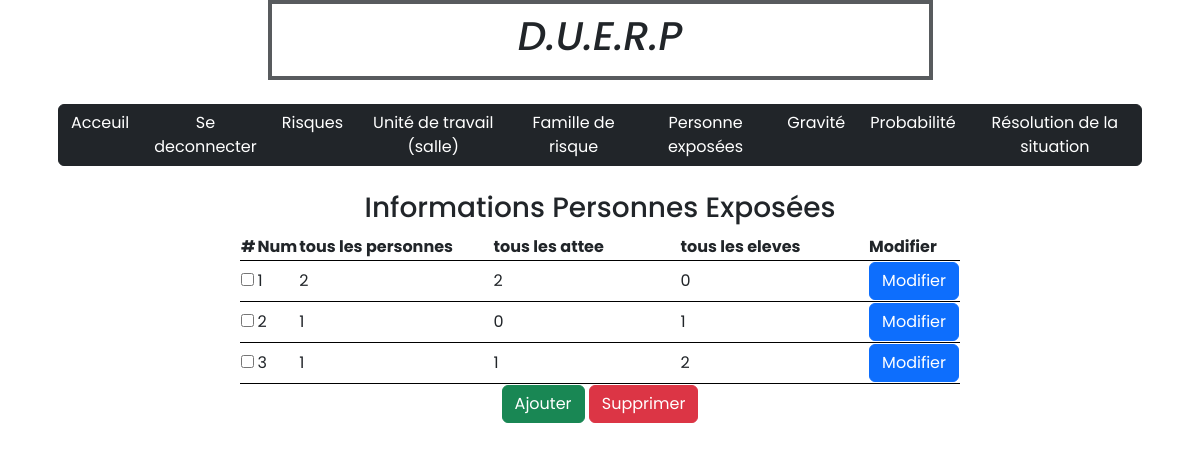
/view/vue_personne_exposees.php (signed in), run on the app's committed database.
### tables this page shows
CREATE TABLE `personne_exposees` (
  `Id_personne_exposees` int NOT NULL,
  `tous_les_personnels_EN` int DEFAULT NULL,
  `tous_les_ATTEE` int DEFAULT NULL,
  `tous_les_eleves` int DEFAULT NULL
);

### model/modele.php (called while the page is built, shortened)
<?php
function select_personne_exposees(){
	require 'connexion.php';
	$sql = "SELECT * FROM personne_exposees";
	$stmt = $bdd->prepare($sql);
	$stmt->execute();
    $personnes_exposees = $stmt->fetchAll();
    return $personnes_exposees;
}

### view/vue_personne_exposees.php (the view, shortened to what this page needs)
<!DOCTYPE html>
<html lang="en">
    <head>
        <link href="https://cdn.jsdelivr.net/npm/bootstrap@5.2.2/dist/css/bootstrap.min.css" rel="stylesheet" integrity="sha384-
        Zenh87qX5JnK2Jl0vWa8Ck2rdkQ2Bzep5IDxbcnCeuOxjzrPF/et3URy9Bv1WTRi">
        <link rel="stylesheet" href="https://cdn.jsdelivr.net/npm/bootstrap-icons@1.5.0/font/bootstrap-icons.css">
        <link rel="stylesheet" href="style.css">
    </head>
    <body style="background-color: white;">
        <div class="container">
            <div class="row justify-content-center">
                <div class="col-7 text-dark fst-italic justify-content-center align-intems-center border border-dark p-2 mb-2 border-opacity-75 border-4 d-flex">
                    <h1>D.U.E.R.P</h1>
                </div>
            </div>
            <div class="row bg-sombre text-white fw-bolder justify-content-center align-intems-center">
                <div class="row p-3 mb-2 text-white fw-bolder placeholder-glow">
                    <div class="btn-group" role="group" aria-label="Basic outlined example">
                    <?php if(!isset($_SESSION['loggedin'])) { ?>
                      <a class="btn btn-dark" href="vue_acceuil.php" role="button">Acceuil</a>
                      <a class="btn btn-dark" href="login.php" role="button">Se connecter</a>
                      <?php } elseif($_SESSION['loggedin'] == true){ ?>
                      <a class="btn btn-dark" href="vue_acceuil.php" role="button">Acceuil</a>
                      <a class="btn btn-dark" href="controleur_b.php?mode=3" role="button">Se deconnecter</a>
                      <a class="btn btn-dark" href="vue_risques.php" role="button">Risques</a>
                      <a class="btn btn-dark" href="vue_unite_de_travail.php" role="button">Unité de travail (salle)</a>
                      <a class="btn btn-dark" href="vue_famille_de_risque.php" role="button">Famille de risque</a>
                      <a class="btn btn-dark" href="vue_personne_exposees.php" role="button">Personne exposées</a>
                      <a class="btn btn-dark" href="vue_gravite.php" role="button">Gravité</a>
                      <a class="btn btn-dark" href="vue_probabilite.php" role="button">Probabilité</a>
                      <a class="btn btn-dark" href="vue_resolution_de_la_situation.php" role="button">Résolution de la situation</a>
                      <?php } ?>
                    </div>
                  </div>
              </div>
            </div>
            <form action="controleur_supp.php" method="POST">
                <table width="60%" align="center">
                    <tr>
                        <td align="center" colspan="6"><b><h3>Informations Personnes Exposées</h3></b></td>
                    </tr>
                    <tr style="border-bottom:1pt solid black;">
                        <th>#</th>
                        <th>Num</th>
                        <th width="30%">tous les personnes</th>
                        <th width="30%">tous les attee</th>
                        <th width="30%">tous les eleves</th>
                        <th width="5%">Modifier</th>
                    </tr>
                    <?php
                        include 'modele.php';
                        $personnes_exposees = select_personne_exposees();
                        $nb = count($personnes_exposees);
                        if($nb > 0)
                        {
                            $i=0;
                            while ($i<$nb)
                            {
                                $personnes=$personnes_exposees[$i];
                                $num=$personnes['Id_personne_exposees'];
                                $t_personnes=$personnes['tous_les_personnels_EN'];
                                $t_attee=$personnes['tous_les_ATTEE'];
                                $t_eleves=$personnes['tous_les_eleves'];
                                echo "<tr style='border-bottom:1pt solid black;'><td><input type='checkbox' name='personne[]' value='$num'></td>";
                                echo "<td>$num</td>";
                                echo "<td>$t_personnes</td>";
                                echo "<td>$t_attee</td>";
                                echo "<td>$t_eleves</td>";
                                echo "<td><a href='vue_personne_exposees_modif.php?action=$num'><input class='btn btn-primary' type='button' value='Modifier'></a></td>";
                                echo "</tr>";
                                $i=$i+1;
                            }
                        }
                    ?>
                    <tr>
                        <td align="center" colspan="6" >
                            <input class="btn btn-success" type="button" onclick="location.href='index.php'" value="Ajouter" />
                            <input class="btn btn-danger" type="submit" value="Supprimer" name="supprimer">
                        </td>
                    </tr>
                </table>
            </form>
    </body>
</html>

### styles/style.css (style rules this page uses)
* { font-family: 'Poppins', sans-serif; }
body { background: #141526; overflow: hidden; }
html { scroll-behavior: smooth; }
:root { --primary-green: #93c90e; --secondary-green: #9ad10f; --primary-orange: #f7a739; --secondary-orange: #f6b253; --valid-color: rgb(16, 221, 1); --error-color: red; }
a { text-decoration: none; color: white; }

### data on the page
personne_exposees: Id_personne_exposees "1", tous_les_personnels_EN "2", tous_les_ATTEE "2", tous_les_eleves "0"
personne_exposees: Id_personne_exposees "2", tous_les_personnels_EN "1", tous_les_ATTEE "0", tous_les_eleves "1"
personne_exposees: Id_personne_exposees "3", tous_les_personnels_EN "1", tous_les_ATTEE "1", tous_les_eleves "2"
